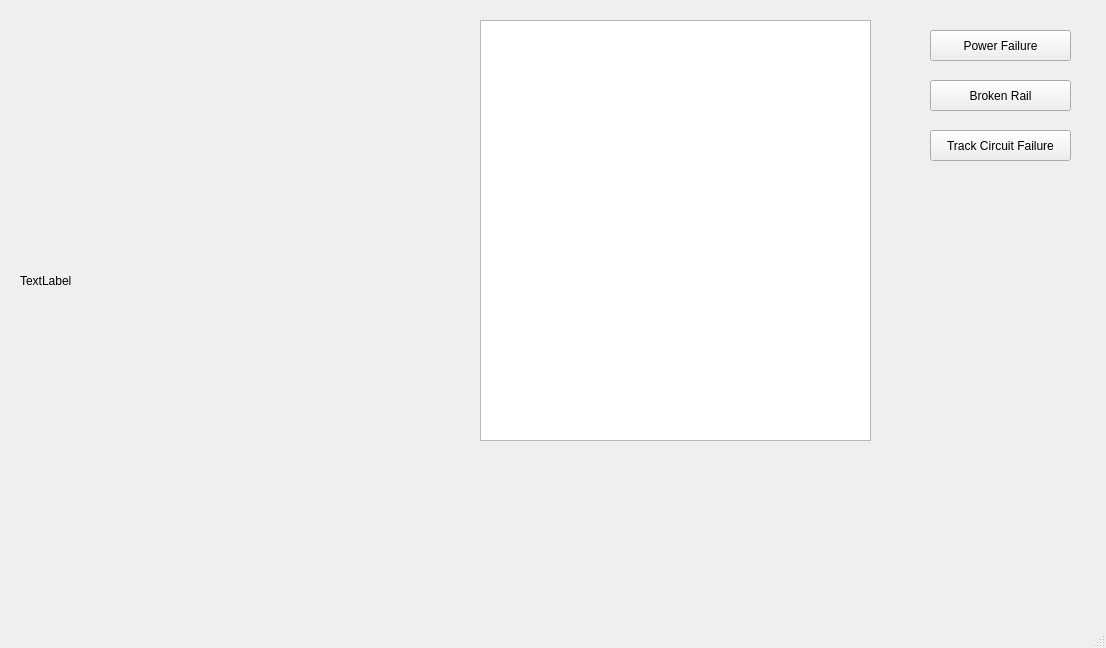
<?xml version="1.0" encoding="UTF-8"?>
<ui version="4.0">
 <class>MainWindow</class>
 <widget class="QMainWindow" name="MainWindow">
  <property name="geometry">
   <rect>
    <x>0</x>
    <y>0</y>
    <width>1106</width>
    <height>648</height>
   </rect>
  </property>
  <property name="windowTitle">
   <string>MainWindow</string>
  </property>
  <widget class="QWidget" name="centralwidget">
   <widget class="QPushButton" name="pushButton">
    <property name="geometry">
     <rect>
      <x>930</x>
      <y>30</y>
      <width>141</width>
      <height>31</height>
     </rect>
    </property>
    <property name="text">
     <string>Power Failure</string>
    </property>
   </widget>
   <widget class="QPushButton" name="pushButton_2">
    <property name="geometry">
     <rect>
      <x>930</x>
      <y>80</y>
      <width>141</width>
      <height>31</height>
     </rect>
    </property>
    <property name="text">
     <string>Broken Rail</string>
    </property>
   </widget>
   <widget class="QPushButton" name="pushButton_3">
    <property name="geometry">
     <rect>
      <x>930</x>
      <y>130</y>
      <width>141</width>
      <height>31</height>
     </rect>
    </property>
    <property name="text">
     <string>Track Circuit Failure</string>
    </property>
   </widget>
   <widget class="QWidget" name="verticalLayoutWidget">
    <property name="geometry">
     <rect>
      <x>480</x>
      <y>20</y>
      <width>391</width>
      <height>421</height>
     </rect>
    </property>
    <layout class="QVBoxLayout" name="verticalLayout">
     <item>
      <widget class="QTableWidget" name="tableWidget"/>
     </item>
    </layout>
   </widget>
   <widget class="QWidget" name="verticalLayoutWidget_2">
    <property name="geometry">
     <rect>
      <x>20</x>
      <y>20</y>
      <width>431</width>
      <height>521</height>
     </rect>
    </property>
    <layout class="QVBoxLayout" name="verticalLayout_2">
     <item>
      <widget class="QLabel" name="label">
       <property name="text">
        <string>TextLabel</string>
       </property>
      </widget>
     </item>
    </layout>
   </widget>
  </widget>
  <widget class="QMenuBar" name="menubar">
   <property name="geometry">
    <rect>
     <x>0</x>
     <y>0</y>
     <width>1106</width>
     <height>22</height>
    </rect>
   </property>
  </widget>
  <widget class="QStatusBar" name="statusbar"/>
 </widget>
 <resources/>
 <connections/>
</ui>
